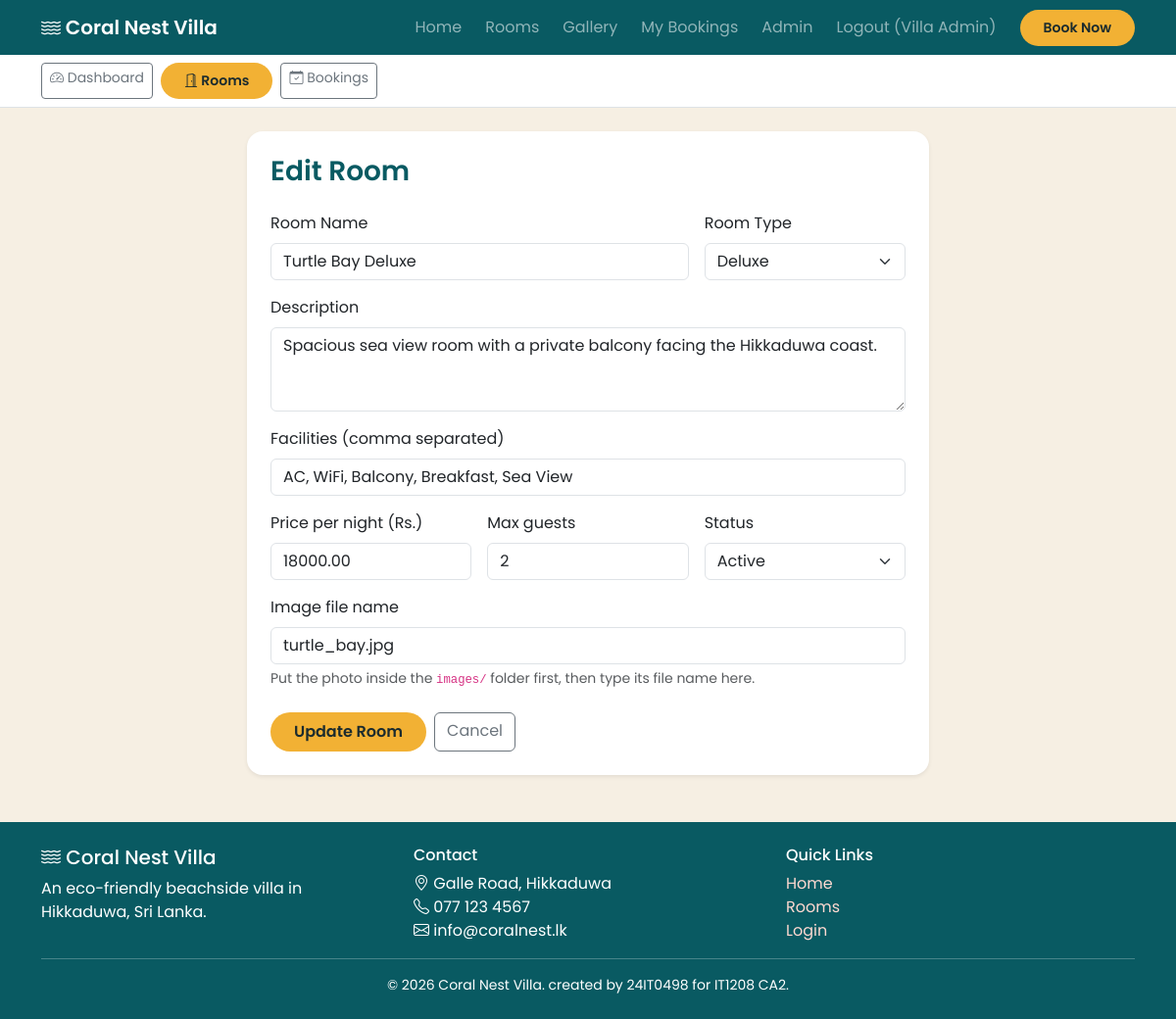
The app's page /admin/room_form.php?id=1 (signed in) with its own data.
### tables this page shows
CREATE TABLE rooms (
    room_id         INT AUTO_INCREMENT PRIMARY KEY,
    room_name       VARCHAR(100) NOT NULL,
    room_type       VARCHAR(50)  NOT NULL,
    description     TEXT,
    facilities      VARCHAR(255),
    price_per_night DECIMAL(10,2) NOT NULL CHECK (price_per_night > 0),
    max_guests      INT NOT NULL CHECK (max_guests > 0),
    image           VARCHAR(255) DEFAULT 'default.jpg',
    room_status     ENUM('active','inactive') NOT NULL DEFAULT 'active'
);

### admin/room_form.php (the view, shortened to what this page needs)
<?php
require_once '../includes/db.php';
$id = (int)($_GET['id'] ?? $_POST['room_id'] ?? 0);
$room = [
    'room_name' => '', 'room_type' => 'Standard', 'description' => '', 'facilities' => '',
    'price_per_night' => '', 'max_guests' => 2, 'image' => '', 'room_status' => 'active',
];
if ($id) {
    $stmt = $pdo->prepare('SELECT * FROM rooms WHERE room_id = ?');
    $stmt->execute([$id]);
    $existing = $stmt->fetch();
    $room = $existing;
}
$types = ['Standard', 'Deluxe', 'Suite', 'Budget', 'Family'];
include '../includes/header.php';
include '../includes/admin_nav.php';
?>
<div class="container my-4" style="max-width:720px;">
  <div class="card shadow-sm border-0 rounded-4">
    <div class="card-body p-4">
      <h3 class="section-title"><?= $id ? 'Edit Room' : 'Add New Room' ?></h3>
      <form method="post">
        <div class="row g-3">
          <div class="col-md-8">
            <label class="form-label">Room Name</label>
            <input type="text" name="room_name" class="form-control" value="<?= htmlspecialchars($room['room_name']) ?>" required>
          </div>
          <div class="col-md-4">
            <label class="form-label">Room Type</label>
            <select name="room_type" class="form-select">
              <?php foreach ($types as $t): ?>
                <option <?= $room['room_type'] === $t ? 'selected' : '' ?>><?= $t ?></option>
              <?php endforeach; ?>
            </select>
          </div>
          <div class="col-12">
            <label class="form-label">Description</label>
            <textarea name="description" rows="3" class="form-control"><?= htmlspecialchars($room['description']) ?></textarea>
          </div>
          <div class="col-12">
            <label class="form-label">Facilities (comma separated)</label>
            <input type="text" name="facilities" class="form-control" placeholder="AC, WiFi, Breakfast" value="<?= htmlspecialchars($room['facilities']) ?>">
          </div>
          <div class="col-md-4">
            <label class="form-label">Price per night (Rs.)</label>
            <input type="number" name="price_per_night" step="0.01" min="1" class="form-control" value="<?= htmlspecialchars($room['price_per_night']) ?>" required>
          </div>
          <div class="col-md-4">
            <label class="form-label">Max guests</label>
            <input type="number" name="max_guests" min="1" max="10" class="form-control" value="<?= (int)$room['max_guests'] ?>" required>
          </div>
          <div class="col-md-4">
            <label class="form-label">Status</label>
            <select name="room_status" class="form-select">
              <option value="active" <?= $room['room_status'] === 'active' ? 'selected' : '' ?>>Active</option>
            </select>
          </div>
          <div class="col-12">
            <label class="form-label">Image file name</label>
            <input type="text" name="image" class="form-control" placeholder="turtle_bay.jpg" value="<?= htmlspecialchars($room['image']) ?>">
            <div class="form-text">Put the photo inside the <code>images/</code> folder first, then type its file name here.</div>
          </div>
        </div>
        <div class="mt-4 d-flex gap-2">
          <button type="submit" class="btn btn-coral"><?= $id ? 'Update Room' : 'Add Room' ?></button>
          <a href="rooms.php" class="btn btn-outline-secondary">Cancel</a>
        </div>
      </form>
    </div>
  </div>
</div>
<?php include '../includes/footer.php'; ?>

### css/style.css (style rules this page uses)
:root { --teal: #0e7c86; --teal-dark: #095a62; --sand: #f6efe3; --coral: #ff7a66; --text: #2b2b2b; }
body { background: var(--sand); color: var(--text); font-family: 'Poppins', sans-serif; }
.btn-coral { background: var(--coral); color: #fff; border: none; border-radius: 30px; padding: 8px 24px; }
.section-title { color: var(--teal-dark); font-weight: 600; margin-bottom: 1.5rem; }
:root { --coral: #f2b134; }
.btn-coral { background: #f2b134; color: #1b2b2e; font-weight: 600; }

### records on screen
rooms: room_name "Turtle Bay Deluxe", room_type "Deluxe", description "Spacious sea view room with a private balcony facing the Hikkaduwa coast.", facilities "AC, WiFi, Balcony, Breakfast, Sea View", price_per_night "18000.00", max_guests "2", room_status "Active", image "turtle_bay.jpg"

### other values on screen
$_SESSION['name'] "Villa Admin"
